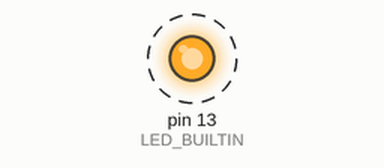
The sketch below on a simulated Arduino Uno, built with avr-gcc and run on an emulated ATmega328P. Parts: output pins drawn as LEDs (lit = HIGH). Dashed ring = blinking.

Above: at 0.2 s.
Timing chart, 0 to 3.0 s (numbered marks = the images above):
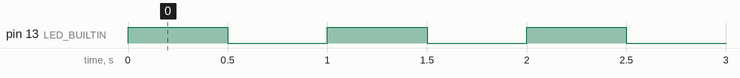

Measured:
- by itself, pin 13 (LED_BUILTIN): alternates HIGH for 0.50 s and LOW for 0.50 s

The sketch:

blink.ino
```cpp
void setup() {
  pinMode(LED_BUILTIN, OUTPUT);
  Serial.begin(115200);
}

void loop() {
  digitalWrite(LED_BUILTIN, HIGH);
  delay(500);
  digitalWrite(LED_BUILTIN, LOW);
  delay(500);
}
```
